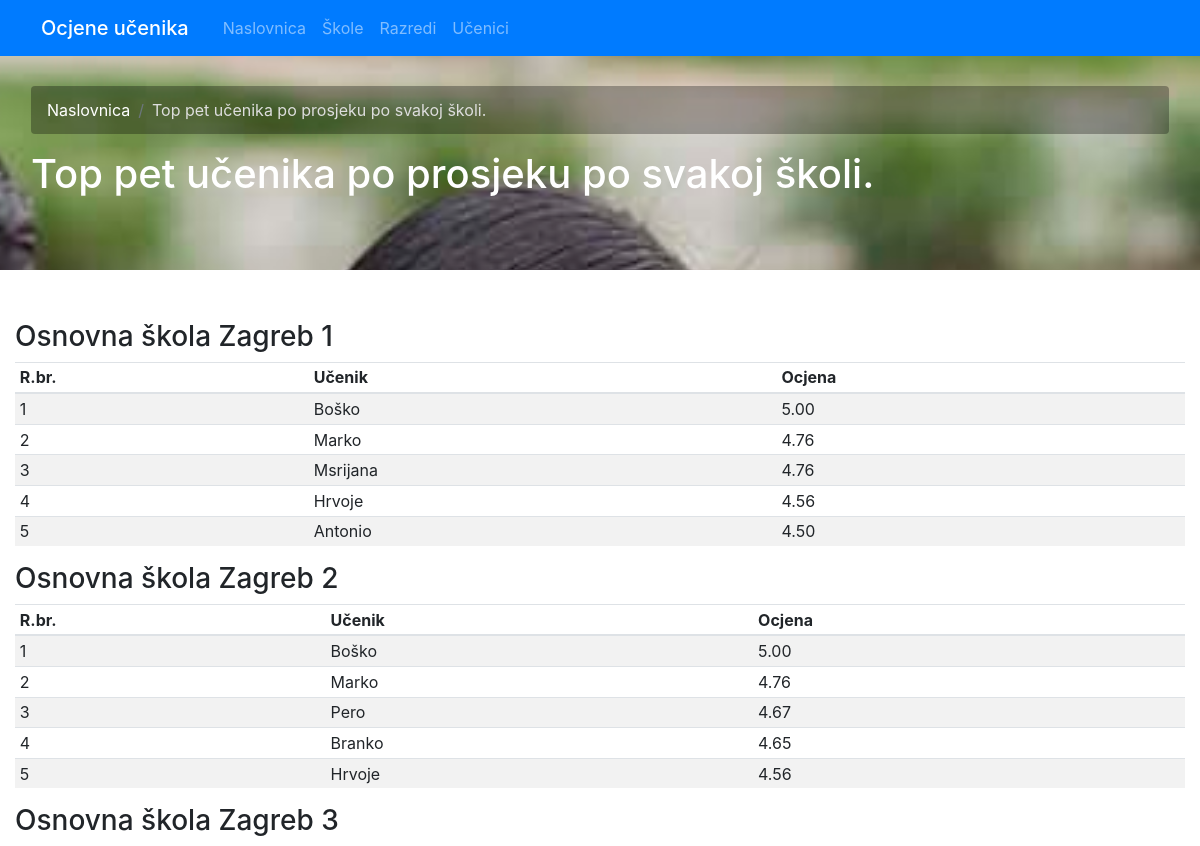
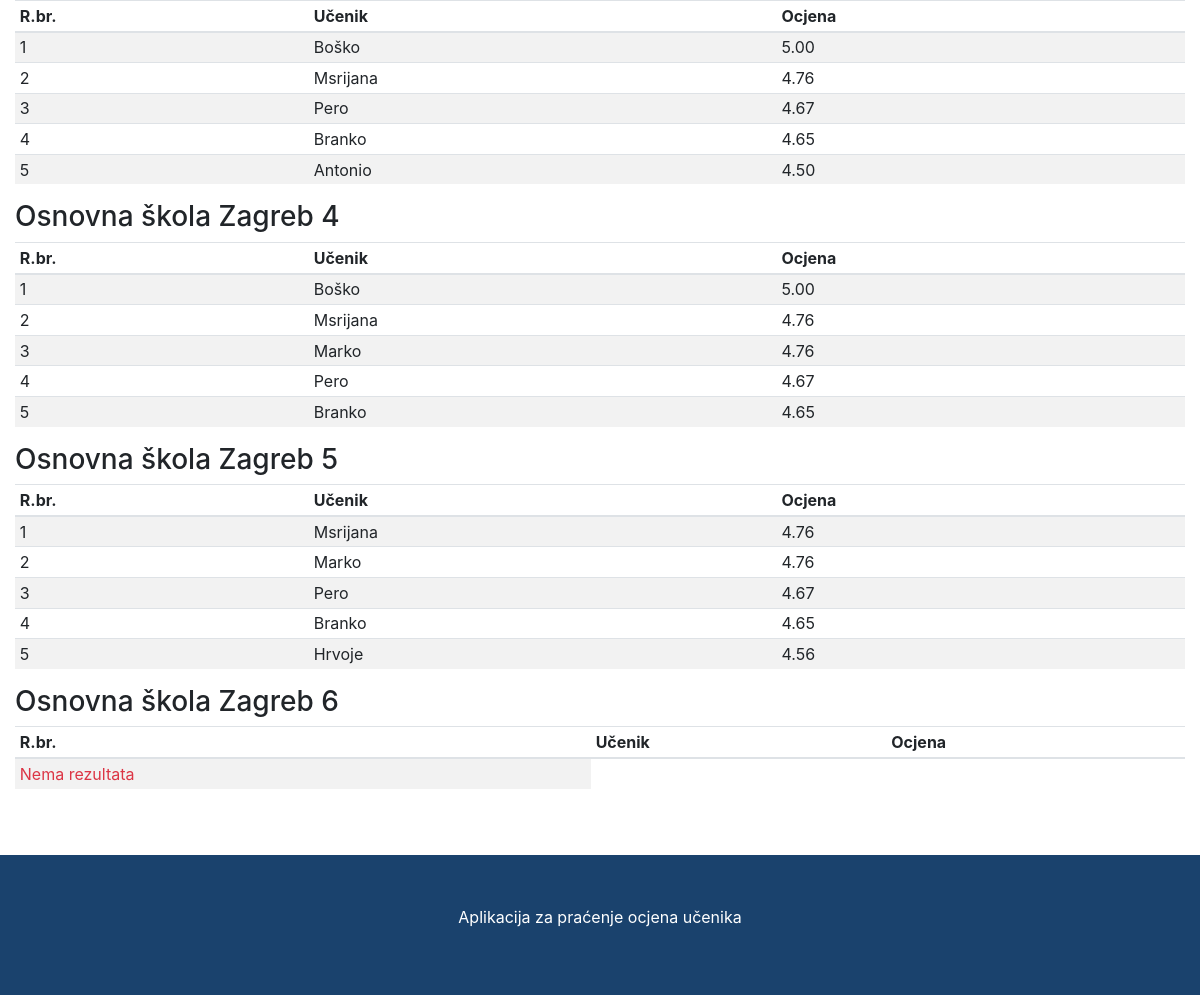
/report3.php, run on the app's committed database (2 pictures, top to bottom).
### tables this page shows
CREATE TABLE IF NOT EXISTS `students` (
  `student_id` int(11) NOT NULL AUTO_INCREMENT,
  `student_image` varchar(200) NOT NULL,
  `student_name` varchar(120) NOT NULL,
  `student_surname` varchar(120) NOT NULL,
  `student_oib` varchar(13) NOT NULL,
  `student_telephone` varchar(30) NOT NULL,
  `student_street` varchar(200) NOT NULL,
  `city_id` int(11) NOT NULL,
  `student_email` varchar(50) NOT NULL,
  `student_grade` decimal(3,2) NOT NULL,
  `student_status` int(1) NOT NULL,
  `class_id` int(11) NOT NULL,
  PRIMARY KEY (`student_id`),
  UNIQUE INDEX `student_oib_UNIQUE` (`student_oib` ASC),
  INDEX `fk_students_city_idx` (`city_id` ASC),
  INDEX `fk_students_class_idx` (`class_id` ASC),
  CONSTRAINT `fk_students_city1`
    FOREIGN KEY (`city_id`)
    REFERENCES `city` (`city_id`)
    ON DELETE NO ACTION
    ON UPDATE NO ACTION,
  CONSTRAINT `fk_students_class1`
    FOREIGN KEY (`class_id`)
    REFERENCES `classes` (`class_id`)
    ON DELETE NO ACTION
    ON UPDATE NO ACTION);

### db-connection.php (called while the page is built, shortened)
<?php
function doQuery($conn,$sql){
	$result = $conn->query($sql);
	return $result;
}
?>

### report3.php (the view, shortened to what this page needs)
<?php
include_once("db-connection.php");
$sql = "SELECT * FROM schools";
$result = doQuery($conn,$sql);
$school_with_students = array();
 while($row = $result->fetch_array()) {
    $sql = "SELECT * FROM students INNER JOIN classes ON students.class_id = classes.class_id  WHERE classes.school_id=". $row['school_id'] . " ORDER BY student_grade DESC LIMIT 5";
      $schools = [];
      $schools["school"] = $row['school_name'];
      $student_result = doQuery($conn,$sql);
      $students = array();
      while($row2 = $student_result->fetch_array()) {
           array_push($students, $row2);
      }
      $schools["students"] = $students;
      array_push($school_with_students,$schools);
 }
?>
<!doctype html>
<html class="no-js" lang="">
    <head>
        <link rel="stylesheet" href="third-party/bootstrap-4.1.3/css/bootstrap.min.css">
        <link rel="stylesheet" href="third-party/fontawesome-free-5.3.1-web/css/all.css">
        <link rel="stylesheet" href="style.css">
    </head>
    <body>
        <?php include("header.php"); ?>
        <div id="body">
            <section class="page-header bg-secondary text-white mb-5 p-3">
                <div class="container-fluid">
                    <div class="row">
                        <div class="col-md-12">
                            <ul class="breadcrumb bg-light">
                                <li class="breadcrumb-item"><a href="index.php">Naslovnica</a></li>
                                <li class="breadcrumb-item active">Top pet učenika po prosjeku po svakoj školi.</li>
                            </ul>
                        </div>
                    </div>
                    <div class="row">
                        <div class="col-md-12">
                            <h1>Top pet učenika po prosjeku po svakoj školi.</h1>
                        </div>
                    </div>
                </div>
            </section>
            <div id="body-bg">
                <div class="container-fluid">
                    <div class="row">
                     <?php
                    if ($school_with_students != null) {
                        foreach ($school_with_students as $key => $value) {
                    ?>
                        <div class="col-sm-12">
                            <h3><?php echo $value['school'] ?> </h3>
                            <div class="table-responsive">
                                <table class="table table-striped table-sm">
                                    <thead>
                                        <tr>
                                            <th>R.br.</th>
                                            <th>Učenik</th>
                                            <th>Ocjena</th>
                                        </tr>
                                    </thead>
                                    <tbody>
                                    <?php
                                    if($value['students'] != null){
                                        $row_number = 0;
                                        foreach ($value['students'] as $key2 => $value2) {
                                        $row_number++;
                                    ?>
                                        <tr>
                                            <td><?php echo $row_number; ?></td>
                                            <td><?php echo $value2['student_name']; ?></td>
                                            <td><?php echo $value2['student_grade']; ?></td>
                                        </tr>
                                        <?php
                                        }
                                    }else{
                                        echo '<tr"><td class="text-danger">Nema rezultata</td></tr>';
                                    }
                                    ?>
                                    </tbody>
                                </table>
                            </div>
                        </div>
                    <?php
                        }
                    }
                    ?>
                    </div>
                </div>
            </div>
        </div>
        <?php include("footer.php"); ?>
    </body>
</html>

### style.css (style rules this page uses)
#body { min-height: 700px; background: url(img/banner.jpg); background-size: cover; background-repeat: no-repeat; background-attachment: fixed; background-position: top; }
#body-bg { background: #fff; min-height: 500px; padding: 50px 0; }
.table td { vertical-align: middle !important; }
.page-header { background: transparent !important; padding-top: 30px !important; }
.breadcrumb { background-color: rgba(0, 0, 0, 0.30196078431372547)!important; }
.breadcrumb li a { color: #fff !important; }
.breadcrumb li { color: #ddd !important; }

### data on the page
students: student_name "Boško", student_grade "5.00"
students: student_name "Marko", student_grade "4.76"
students: student_name "Msrijana", student_grade "4.76"
students: student_name "Hrvoje", student_grade "4.56"
students: student_name "Antonio", student_grade "4.50"
students: student_name "Boško", student_grade "5.00"
students: student_name "Marko", student_grade "4.76"
students: student_name "Pero", student_grade "4.67"
students: student_name "Branko", student_grade "4.65"
students: student_name "Hrvoje", student_grade "4.56"
students: student_name "Boško", student_grade "5.00"
students: student_name "Msrijana", student_grade "4.76"
students: student_name "Pero", student_grade "4.67"
students: student_name "Branko", student_grade "4.65"
students: student_name "Antonio", student_grade "4.50"
students: student_name "Boško", student_grade "5.00"
students: student_name "Msrijana", student_grade "4.76"
students: student_name "Marko", student_grade "4.76"
students: student_name "Pero", student_grade "4.67"
students: student_name "Branko", student_grade "4.65"
students: student_name "Msrijana", student_grade "4.76"
students: student_name "Marko", student_grade "4.76"
students: student_name "Pero", student_grade "4.67"
students: student_name "Branko", student_grade "4.65"
students: student_name "Hrvoje", student_grade "4.56"

### other printed values
$value['school'] "Osnovna škola Zagreb 1"
$value['school'] "Osnovna škola Zagreb 2"
$value['school'] "Osnovna škola Zagreb 3"
$value['school'] "Osnovna škola Zagreb 4"
$value['school'] "Osnovna škola Zagreb 5"
$value['school'] "Osnovna škola Zagreb 6"
